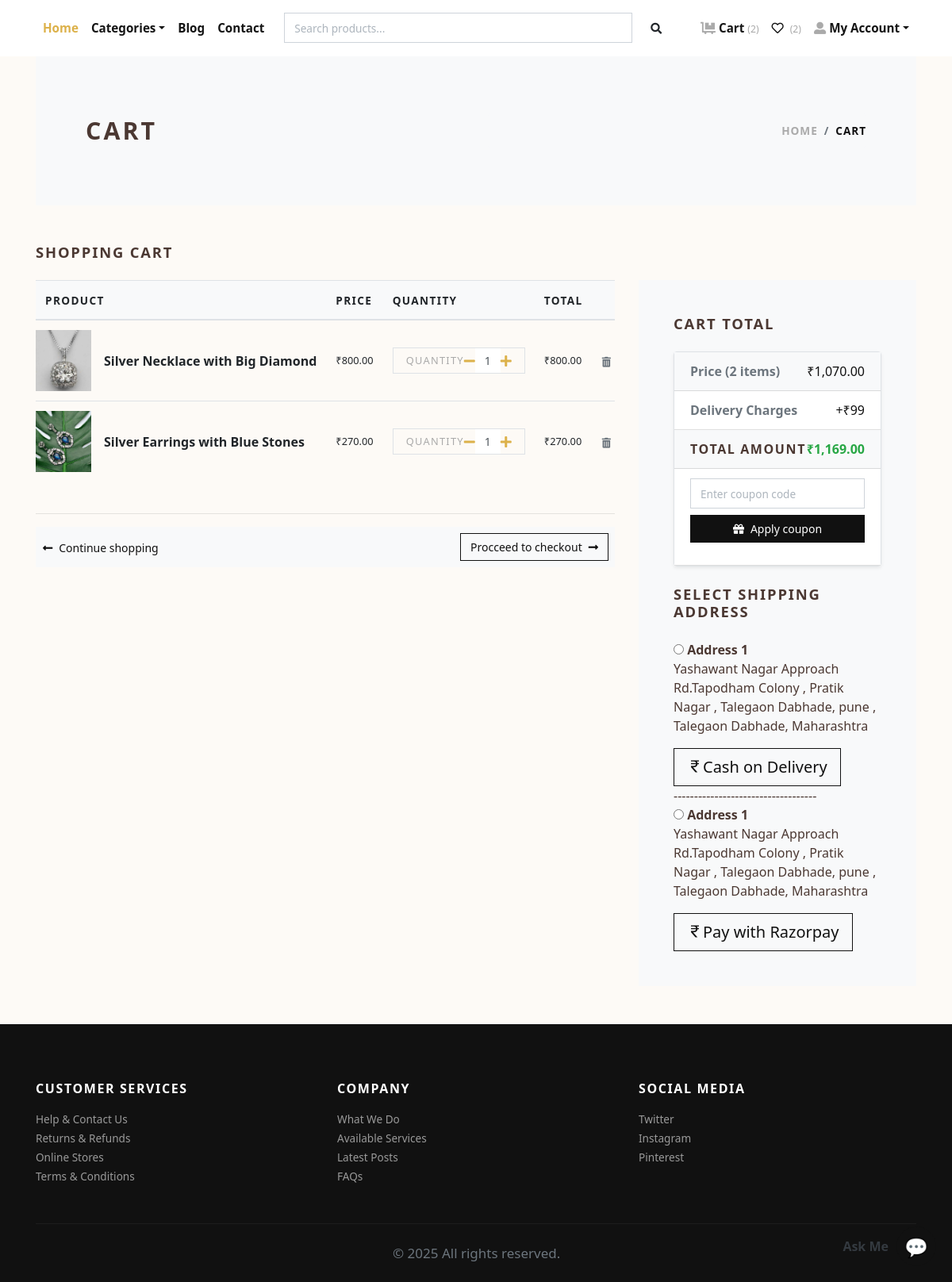
Before: /cart/ (signed in) with the older database file.
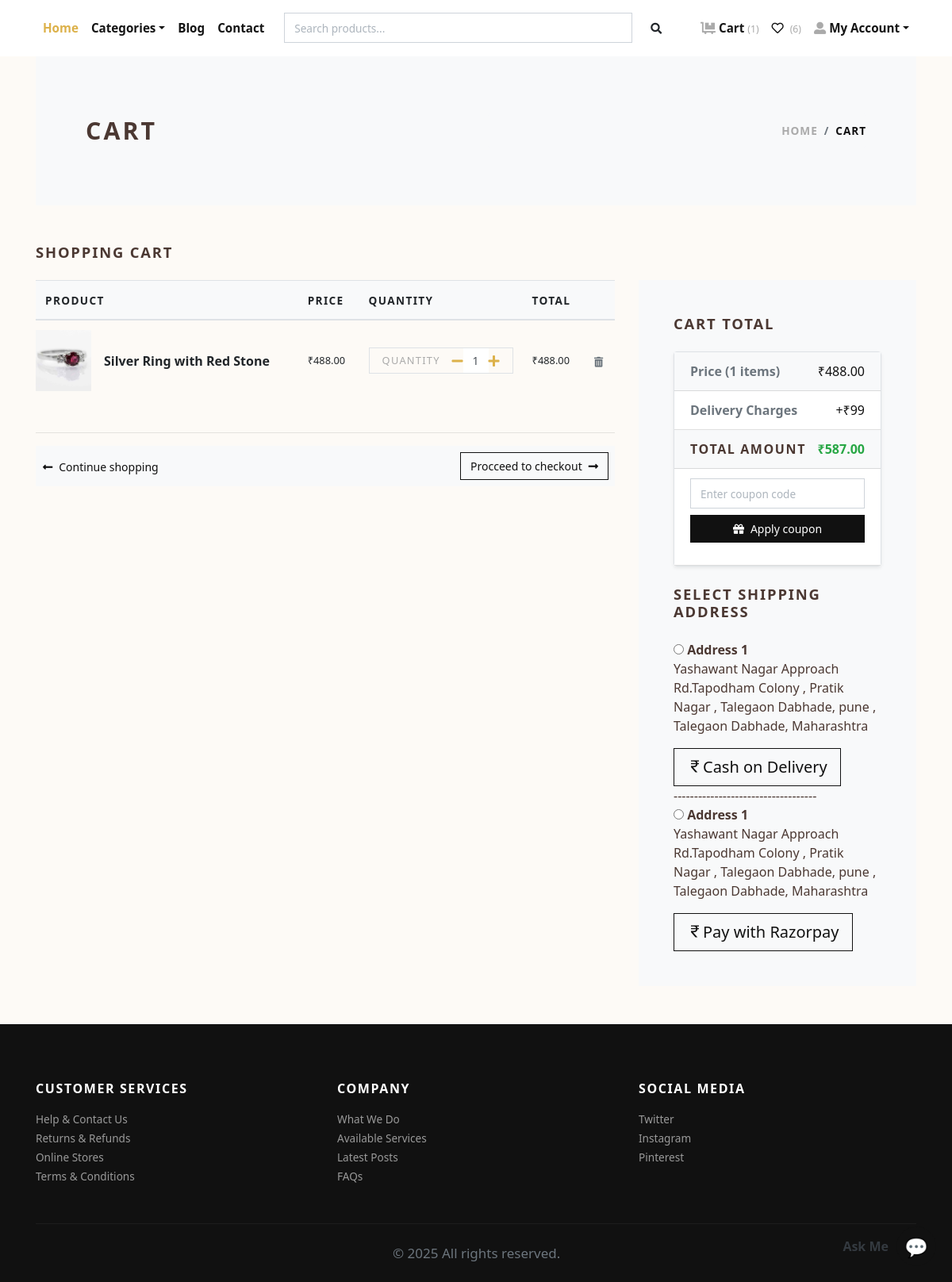
After: the same page with the newer database file.
### store/models.py (models this page shows, shortened)
class Cart(models.Model):
    user = models.ForeignKey(User, verbose_name="User", on_delete=models.CASCADE)
    product = models.ForeignKey(Product, verbose_name="Product", on_delete=models.CASCADE)
    quantity = models.PositiveIntegerField(default=1, verbose_name="Quantity")
    created_at = models.DateTimeField(auto_now_add=True, verbose_name="Created Date")
    updated_at = models.DateTimeField(auto_now=True, verbose_name="Updated Date")
    @property
    def total_price(self):
        return self.quantity * self.product.price

class Product(models.Model):
    title = models.CharField(max_length=150, verbose_name="Product Title")
    slug = models.SlugField(max_length=160, verbose_name="Product Slug")
    sku = models.CharField(max_length=255, unique=True, verbose_name="Unique Product ID (SKU)")
    short_description = models.TextField(verbose_name="Short Description")
    detail_description = models.TextField(blank=True, null=True, verbose_name="Detail Description")
    product_image = models.ImageField(upload_to='product', blank=True, null=True, verbose_name="Product Image")
    price = models.DecimalField(max_digits=8, decimal_places=2)
    category = models.ForeignKey(Category, verbose_name="Product Categoy", on_delete=models.CASCADE)
    is_active = models.BooleanField(verbose_name="Is Active?")
    is_featured = models.BooleanField(verbose_name="Is Featured?")
    created_at = models.DateTimeField(auto_now_add=True, verbose_name="Created Date")
    updated_at = models.DateTimeField(auto_now=True, verbose_name="Updated Date")
    class Meta:
        verbose_name_plural = 'Products'
        ordering = ('-created_at', )

class Address(models.Model):
    user = models.ForeignKey(User, verbose_name="User", on_delete=models.CASCADE)
    address = models.TextField(default="")
    user_phone_number = models.CharField(max_length=10,default="")
    city = models.CharField(max_length=100,default="")
    state = models.CharField(max_length=100,default="")
    pincode = models.CharField(max_length=10,default="")

### store/views.py (the view, shortened to what this page needs)
# urls.py: path('cart/', views.cart, name="cart"),
@login_required
def cart(request):
    user = request.user
    cart_products = Cart.objects.filter(user=user)
    amount, shipping_amount = get_cart_amount_and_order_data(user)
    coupon_form = CouponApplyForm()
    applied_coupon = None
    discount_amount = decimal.Decimal(0)
    total_amount_after_discount = amount + shipping_amount
    addresses = Address.objects.filter(user=user)
    context = {
        'cart_products': cart_products,
        'amount': amount,
        'shipping_amount': shipping_amount,
        'total_amount': amount + shipping_amount,
        'addresses': addresses,
        'coupon_form': coupon_form,
        'coupon': applied_coupon,
        'discount': discount_amount,
        'discount_amount': discount_amount,
        'total_amount_after_discount': total_amount_after_discount,
        'item_count': cart_products.count(),
    }
    return render(request, 'store/cart.html', context)

### store/forms.py
class CouponApplyForm(forms.Form):
    code = forms.CharField(widget=forms.TextInput(attrs={'class':'form-control', 'placeholder':'Enter coupon code'}))

### store/context_preprocessors.py (called while the page is built)
def store_menu(request):
    categories = Category.objects.filter(is_active=True)
    context = {
        'categories_menu': categories,
    }
    return context

def cart_menu(request):
    if request.user.is_authenticated:
        cart_items= Cart.objects.filter(user=request.user)
        context = {
            'cart_items': cart_items,
        }
    else:
        context = {}
    return context

### store/views.py (called while the page is built)
def get_cart_amount_and_order_data(user):
    amount = decimal.Decimal(0)
    shipping_amount = decimal.Decimal(99)
    cp = [p for p in Cart.objects.all() if p.user == user]
    if cp:
        for p in cp:
            temp_amount = (p.quantity * p.product.price)
            amount += temp_amount
    return amount, shipping_amount

### templates/store/cart.html (shortened to what the changed rows need)
{% extends 'base.html' %}
{% load static %}
{% load humanize %}
    {% block content %}
      <div class="container">
        <section class="py-5 bg-light">
          <div class="container">
            <div class="row px-4 px-lg-5 py-lg-4 align-items-center">
              <div class="col-lg-6">
                <h1 class="h2 text-uppercase mb-0">Cart</h1>
              </div>
            </div>
          </div>
        </section>
        {% if cart_products %}
        <section class="py-5">
          <h2 class="h5 text-uppercase mb-4">Shopping cart</h2>
          <div class="row">
            <div class="col-lg-8 mb-4 mb-lg-0">
              <div class="table-responsive mb-4 ">
                <table class="table">
                  <thead class="bg-light">
                    <tr>
                      <th class="border-1" scope="col"> <strong class="text-small text-uppercase">Product</strong></th>
                      <th class="border-1" scope="col"> <strong class="text-small text-uppercase">Price</strong></th>
                      <th class="border-1" scope="col"> <strong class="text-small text-uppercase">Quantity</strong></th>
                      <th class="border-1" scope="col"> <strong class="text-small text-uppercase">Total</strong></th>
                      <th class="border-1" scope="col"> </th>
                    </tr>
                  </thead>
                  <tbody>
                    {% for cart_product in cart_products %}
                    <tr>
                      <th class="pl-0 border-1" scope="row">
                        <div class="media align-items-center">
                          {% if cart_product.product.product_image %}
                            <a class="reset-anchor d-block animsition-link" href="{% url 'store:product-detail' cart_product.product.slug %}"><img src="{{cart_product.product.product_image.url}}" alt="{{cart_product.product.title}}" width="70px"/></a>
                          {% else %}
                            <a class="reset-anchor d-block animsition-link" href="{% url 'store:product-detail' cart_product.product.slug %}"><img src="{% static 'img/product-detail-3.jpg' %}" alt="{{cart_product.product.title}}" width="70px"/></a>
                          {% endif %}
                          <div class="media-body ml-3"><strong class="h6"><a class="reset-anchor animsition-link" href="{% url 'store:product-detail' cart_product.product.slug %}">{{cart_product.product.title}}</a></strong></div>
                        </div>
                      </th>
                      <td class="align-middle border-1">
                        <p class="mb-0 small">₹{{cart_product.product.price}}</p>
                      </td>
                      <td class="align-middle border-1">
                        <div class="border d-flex align-items-center justify-content-between px-3"><span class="small text-uppercase text-gray headings-font-family">Quantity</span>
                          <div class="quantity">
                            <a href="{% url 'store:minus-cart' cart_product.id %}" class="dec-btn p-0 ml-"><i class="fas fa-minus"></i></a>
                            <input class="form-control form-control-sm border-0 shadow-0 p-0" type="text" value="{{cart_product.quantity}}"/>
                            <a href="{% url 'store:plus-cart' cart_product.id %}" class="inc-btn p-0"><i class="fas fa-plus"></i></a>
                          </div>
                        </div>
                      </td>
                      <td class="align-middle border-1">
                        <p class="mb-0 small">₹{{cart_product.total_price|intcomma}}</p>
                      </td>
                      <td class="align-middle border-1"><a class="reset-anchor" href="{% url 'store:remove-cart' cart_product.id %}"><i class="fas fa-trash-alt small text-muted"></i></a></td>
                    </tr>
                    {% endfor %}
                  </tbody>
                </table>
              </div>
              <hr>
              <div class="bg-light px-2 py-2">
                <div class="row align-items-center text-center">
                  <div class="col-md-6 mb-3 mb-md-0 text-md-left"><a class="btn btn-link p-0 text-dark btn-sm" href="{% url 'store:home' %}"><i class="fas fa-long-arrow-alt-left mr-2"> </i>Continue shopping</a></div>
                  <div class="col-md-6 text-md-right"><a class="btn btn-outline-dark btn-sm" href="{% url 'store:checkout' %}">Procceed to checkout<i class="fas fa-long-arrow-alt-right ml-2"></i></a></div>
                </div>
              </div>
            </div>
            <div class="col-lg-4">
              <div class="card border-0 rounded-0 p-lg-4 bg-light">
                <div class="card-body">
                  <h5 class="text-uppercase mb-4">Cart total</h5>
                  <ul class="list-group list-group-flush shadow-sm rounded border">
                    <li class="list-group-item d-flex justify-content-between align-items-center bg-light">
                      <strong class="text-muted">Price ({{ item_count }} items)</strong>
                      <span class="text-dark">₹{{ amount|intcomma }}</span>
                    </li>
                    <li class="list-group-item d-flex justify-content-between align-items-center">
                      <strong class="text-muted">Delivery Charges</strong>
                      <span class="text-dark">{% if shipping_amount > 0 %}+₹{{ shipping_amount }}{% else %}<span class="text-success">Free</span>{% endif %}</span>
                    </li>
                    <li class="list-group-item d-flex justify-content-between align-items-center bg-light">
                      <strong class="text-uppercase">Total Amount</strong>
                      <strong class="text-success">₹{{ total_amount_after_discount|intcomma }}</strong>
                    </li>
                    {% if not discount %}
                    <li class="list-group-item">
                      <form method="post" action="{% url 'store:apply_coupon' %}" class="w-100">
                        <div class="form-group">
                          {{ coupon_form.code }}
                          <button class="btn btn-dark btn-sm btn-block mt-2" type="submit">
                            <i class="fas fa-gift mr-2"></i>Apply coupon
                          </button>
                        </div>
                      </form>
                    </li>
                    {% endif %}
                  </ul>
                  <h5 class="text-uppercase my-4">Select Shipping Address</h5>
                  <form action="{% url 'store:checkout' %}" id="myform" method='post'>
                    {% if addresses %}
                      {% for address in addresses %}
                        <div class="mb-3">
                        <input type="radio" name="address" value="{{address.id}}"> <strong>Address {{forloop.counter}}</strong> <br>
                       {{address.address}}, {{address.city}}, {{address.state}}
                        </div>
                      {% endfor %}
                    {% endif %}
                    <button type="submit" class="btn btn-dark btn-lg btn-outline-dark" name="payment_method" value="COD" type="submit">
                      <i class="bi bi-currency-rupee"></i></i>Cash on Delivery</button>
                  </form>
                  -----------------------------------
                  {% include 'store/payment.html' %}
                </div>
              </div>
            </div>
          </div>
        </section>
        {% else %}
          <div class="text-center py-5">
            <h3 class="mb-3">Your cart is empty.</h3>
            <a href="{% url 'store:home' %}"><i class="fas fa-long-arrow-alt-left mr-2"> </i>Continue shopping</a>
          </div>
        {% endif %}
      </div>
      {% endblock content %}

### templates/navbar.html (shortened to what this page needs)
{% load static %}
<header class="header bg-white">
  <div class="container px-0 px-lg-3">
    <nav class="navbar navbar-expand-lg navbar-light py-3 px-lg-0 fixed-top">
      <div class="collapse navbar-collapse" id="navbarSupportedContent">
        <ul class="navbar-nav mr-auto">
          <li class="nav-item">
            <a class="nav-link active" href="{% url 'store:home' %}">Home</a>
          </li>
          <li class="nav-item dropdown">
            <a class="nav-link dropdown-toggle" id="pagesDropdown" href="#" data-toggle="dropdown" aria-haspopup="true"
              aria-expanded="false">Categories</a>
          </li>
          <li class="nav-item">
            <a class="nav-link" href="{% url 'store:blog_list' %}">Blog</a>
          </li>
          <li class="nav-item">
            <a class="nav-link" href="{% url 'store:contact' %}">Contact</a>
          </li>
        </ul>
        <div class="d-flex align-items-center">
          <form method="GET" action="{% url 'store:search' %}" class="form-inline d-none d-lg-block" style="width:500px;">
            <div class="input-group">
              <input type="text" name="q" class="form-control" placeholder="Search products..." aria-label="Search" required>
              <div class="input-group-append">
                <button class="btn" type="submit" style="border: none; background-color: transparent;">
                  <i class="fas fa-search fa-sm"></i>
                </button>
              </div>
            </div>
          </form>
        </div>
        <ul class="navbar-nav ml-auto">
          {% if request.user.is_authenticated %}
          <li class="nav-item">
            <a class="nav-link" href="{% url 'store:cart' %}">
              <i class="fas fa-dolly-flatbed mr-1 text-gray"></i>Cart
              <small class="text-gray">({{ cart_items.count }})</small>
            </a>
          </li>
          <li class="nav-item">
            <a class="nav-link" href="{% url 'store:wishlist' %}">
              <i class="far fa-heart mr-1"></i>
              <small class="text-gray">({{ user.wishlist_set.count }})</small>
            </a>
          </li>
          <li class="nav-item dropdown">
            <a class="nav-link dropdown-toggle" id="userDropdown" href="#" data-toggle="dropdown" aria-haspopup="true"
              aria-expanded="false"><i class="fas fa-user-alt mr-1 text-gray"></i>My Account</a>
          </li>
          {% else %}
          <li class="nav-item"><a class="nav-link" href="{% url 'store:login' %}">Login</a></li>
          <li class="nav-item"><a class="nav-link" href="{% url 'store:register' %}">Create Account</a></li>
          {% endif %}
        </ul>
      </div>
    </nav>
  </div>
</header>

### templates/store/payment.html (shortened to what this page needs)
{% block payment-gateway %}
<form method="post" action="{% url 'store:generate-payment' %}">
    {% if addresses %}
      {% for address in addresses %}
        <div class="mb-3">
        <input type="radio" name="address" value="{{address.id}}"> <strong>Address {{forloop.counter}}</strong> <br>
       {{address.address}}, {{address.city}}, {{address.state}}
        </div>
      {% endfor %}
    {% endif %}
    <button type="submit" class="btn btn-dark btn-lg btn-outline-dark" id="rzp-button1" name="payment_method" value="Online" type="submit">
      <i class="bi bi-currency-rupee"></i></i>Pay with Razorpay</button>
</form>
{% endblock payment-gateway %}

Changed rows visible on the page:
removed Cart: product.product_image (picture), product "Silver Necklace with Big Diamond", product.price "800.00", quantity "1", total_price "800.00"
removed Cart: product.product_image (picture), product "Silver Earrings with Blue Stones", product.price "270.00", quantity "1", total_price "270.00"
added Cart: product.product_image (picture), product "Silver Ring with Red Stone", product.price "488.00", quantity "1", total_price "488.00"
Other visible differences:
{{ cart_items.count }}: "2" → "1"
{{ user.wishlist_set.count }}: "2" → "6"
{{ item_count }}: "2" → "1"
{{ amount|intcomma }}: "1,070.00" → "488.00"
{{ total_amount_after_discount|intcomma }}: "1,169.00" → "587.00"
